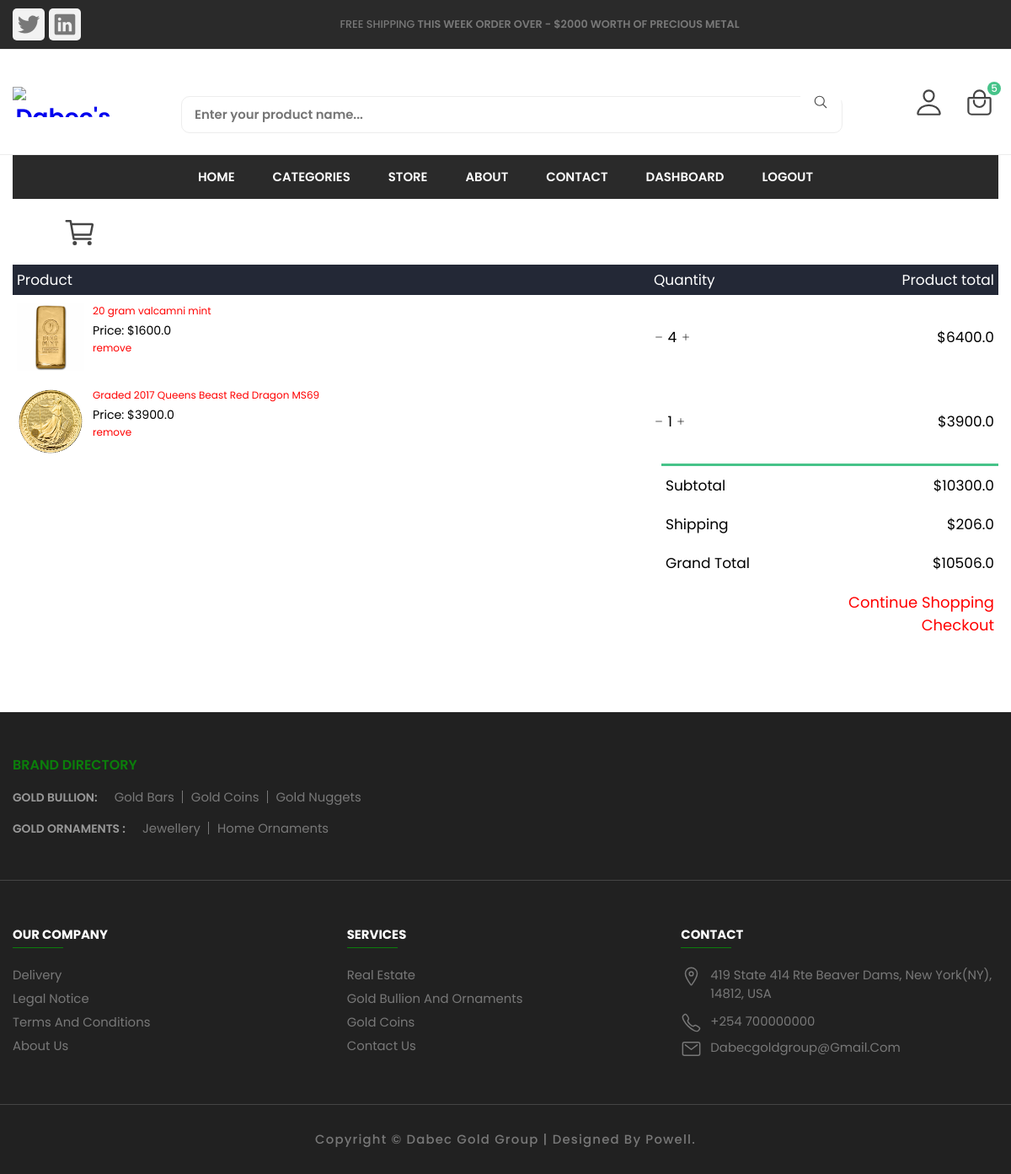
Screenshot of /cart/ (signed in) with the database file from the repository.
### carts/models.py (models this page shows, shortened)
class CartItem(models.Model):
    user = models.ForeignKey(Account, on_delete=models.CASCADE, null=True)
    product = models.ForeignKey(Product, on_delete=models.CASCADE)
    cart = models.ForeignKey(Cart, on_delete=models.CASCADE, null=True)
    quantity = models.IntegerField()
    is_active = models.BooleanField(default=True)
    def sub_total(self):
        return self.product.price * self.quantity

### store/models.py (models this page shows, shortened)
class Product(models.Model):
    product_name = models.CharField(unique=True, max_length=50)
    slug = models.SlugField(max_length=200, unique=True)
    description = models.TextField(max_length=500, blank=True)
    price =  models.FloatField()
    price_original =  models.FloatField(null=True)
    image = models.ImageField(upload_to='photos/products')
    stock = models.IntegerField()
    purity = models.IntegerField()
    is_available = models.BooleanField(default = True)
    home_bar = models.BooleanField(default = False)
    home_coin = models.BooleanField(default = False)
    home_nugget = models.BooleanField(default = False)
    home_ornament = models.BooleanField(default = False)
    affordable = models.BooleanField(default = False)
    top_rated = models.BooleanField(default = False)
    new = models.BooleanField(default = False)
    best_sellers = models.BooleanField(default = False)
    deals = models.BooleanField(default = False)
    category = models.ForeignKey(Category,on_delete=models.CASCADE)
    created_date = models.DateTimeField(auto_now_add=True)
    modified_date = models.DateTimeField(auto_now_add=True)
    def get_url(self):
        return reverse('product_detail', args=[self.category.slug, self.slug])

### carts/views.py (the view)
# urls.py: path('', views.cart, name='cart'),
def cart(request, total=0, quantity=0, cart_items = None):
    try:
        tax = 0
        grand_total = 0
        if request.user.is_authenticated:
            cart_items = CartItem.objects.filter(user=request.user, is_active=True)
        else:
            cart = Cart.objects.get(cart_id=_cart_id(request))
            cart_items = CartItem.objects.filter(cart=cart, is_active=True)
        for cart_item in cart_items:
            total += (cart_item.product.price * cart_item.quantity)
            quantity += cart_item.quantity
        tax = (2 * total)/100
        grand_total = total + tax
    except ObjectDoesNotExist:
        pass
    context = {
        'total':total,
        'quantity':quantity,
        'cart_items':cart_items,
        'tax':tax,
        'grand_total': grand_total
    }
    return render(request, 'store/cart.html', context)

### carts/context_processors.py (called while the page is built)
def counter(request):
    cart_count = 0
    if 'admin' in request.path:
        return {}
    else:
        try:
            cart = Cart.objects.filter(cart_id=_cart_id(request))
            if request.user.is_authenticated:
                cart_items = CartItem.objects.all().filter(user=request.user)
            else:
                cart_items = CartItem.objects.all().filter(cart=cart[:1])
            for cart_item in cart_items:
                cart_count += cart_item.quantity
        except Cart.DoesNotExist:
            cart_count = 0
    return dict(cart_count=cart_count)

### carts/views.py (called while the page is built)
def _cart_id(request):
    cart = request.session.session_key
    if not cart:
        cart = request.session.create()
    return cart

### category/context_processors.py (called while the page is built)
def menu_links(request):
    links = Category.objects.all()
    return dict(links=links)

### templates/store/cart.html (shortened to what this page needs)
{% extends 'base.html' %}
{% block content %}
{% load static %}
<main class="container">
    <h1 class="heading">
      <ion-icon name="cart-outline"></ion-icon>
    </h1>
    <div class="small-container cart-page" style="margin-top: -3px;">
      <table>
          <tr>
              <th>Product</th>
              <th>Quantity</th>
              <th>Product total</th>
          </tr>
          {% for cart_item in cart_items %}
            <tr>
                <td>
                    <div class="cart-info">
                    <a href="{{cart_item.product.get_url }}">
                      <img src="{{ cart_item.product.image.url }}" alt="imagecart">
                    </a>
                        <div>
                            <p>
                              <a href="{{cart_item.product.get_url }}" class="product-name">{{ cart_item.product.product_name }}</a>
                            </p>
                            <small>Price: ${{ cart_item.product.price }}</small>
                            <br>
                            <a class="price1"  href="{% url 'remove_cart_item' cart_item.product.id cart_item.id %}">
                              remove
                            </a>
                        </div>
                    </div>
                </td>
                <td>
                  <span id="quantity">
                    <a href="{% url 'remove_cart' cart_item.product.id cart_item.id %}" style="color: hsl(0, 0%, 13%)">
                      <ion-icon name="remove-outline"></ion-icon>
                    </a>
                  </span>
                  <span id="quantity">
                    {{ cart_item.quantity }}
                  </span>
                  <span id="quantity">
                    <a href="{% url 'add_cart' cart_item.product.id %}" style="color: hsl(0, 0%, 13%)">
                      <ion-icon name="add-outline"></ion-icon>
                    </a>
                  </span>
                </td>
                <td>${{ cart_item.sub_total }}</td>
            </tr>
          {% endfor %}
      </table>
      <div class="total-price">
          <table>
              <tr>
                  <td>Subtotal</td>
                  <td>${{total}}</td>
              </tr>
              <tr>
                  <td>Shipping</td>
                  <td>${{tax}}</td>
              </tr>
              <tr>
                  <td>Grand Total</td>
                  <td>${{ grand_total }}</td>
              </tr>
          </table>
      </div>
      <div class="check-out" class="total-price">
        <table>
          <tr>
            <td>
                <a href="{% url 'store' %}" style="font-size: 18px;" class="btnnow">Continue Shopping</a>
                <a href="{% url 'checkout' %}" style="font-size: 18px;"> Checkout</a>
            </td>
          </tr>
      </table>
      </div>
    </div>
  </main>
{% endblock content %}

### dabec/static/assets/css/style3.css (style rules this page uses)
table { border-collapse: collapse; border-spacing: 0; }
* { box-sizing: border-box; }

### dabec/static/assets/css/style2.css (style rules this page uses)
:root { --onyx: hsl(0, 0%, 25%); --azure: hsl(219, 77%, 60%); --white: hsl(0, 0%, 100%); --platinum: hsl(0, 0%, 91%); --gainsboro: hsl(0, 0%, 90%); --red-salsa: hsl(0, 77%, 60%); --dim-gray: hsl(0, 0%, 39%); --davys-gray: hsl(0, 0%, 30%); --spanish-gray: hsl(0, 0%, 62%); --quick-silver: hsl(0, 0%, 64%); --fs-28: 28px; --fs-24: 24px; --fs-18: 18px; --fs-15: 15px; --fs-14: 14px; --fw-5: 500; --fw-6: 600; --fw-7: 700; --px: 60px; --radius: 5px; }
ion-icon, span { display: inline-block; }
label, img { display: block; }
.heading { font-size: var(--fs-28); font-weight: var(--fw-6); color: var(--onyx); border-bottom: 1px solid var(--gainsboro); padding: 20px var(--px); display: flex; align-items: center; gap: 20px; }
.heading ion-icon { font-size: 40px; }

### dabec/static/assets/css/style-prefix.css (style rules this page uses)
:root { --spanish-gray: hsl(0, 0%, 60%); --sonic-silver: hsl(0, 0%, 47%); --eerie-black: hsl(0, 0%, 13%); --salmon-pink: rgb(11, 126, 11); --sandy-brown: hsl(29, 90%, 65%); --bittersweet: hsl(152, 51%, 52%); --ocean-green: hsl(152, 51%, 52%); --davys-gray: hsl(0, 0%, 33%); --headertop: hsla(0, 0%, 5%, 0.877); --cultured: hsl(0, 0%, 93%); --white: hsl(0, 100%, 100%); --onyx: hsl(0, 0%, 27%); --fs-1: 1.563rem; --fs-2: 1.375rem; --fs-3: 1.25rem; --fs-4: 1.125rem; --fs-5: 1rem; --fs-6: 0.938rem; --fs-7: 0.875rem; --fs-8: 0.813rem; --fs-9: 0.75rem; --fs-10: 0.688rem; --fs-11: 0.625rem; --weight-300: 300; --weight-400: 400; --weight-500: 500; --weight-600: 600; --weight-700: 700; --border-radius-md: 10px; --border-radius-sm: 5px; --transition-timing: 0.2s ease; }
*, *::before, *::after { margin: 0; padding: 0; -webkit-box-sizing: border-box; box-sizing: border-box; }
a { text-decoration: none; }
span { display: inline-block; }
html { font-family: "Poppins", sans-serif; -ms-scroll-chaining: none; overscroll-behavior: contain; }
body { background: var(--white); }
.container { padding: 0 15px; }
@media (min-width: 480px) { :root { --fs-1: 1.875rem; } }
@media (min-width: 768px) { :root { --fs-1: 2.375rem; } }
@media (min-width: 768px) { html { font-size: 17px; } }
@media (min-width: 768px) { .container { max-width: 750px; margin: auto; } }
@media (min-width: 1024px) { :root { --fs-1: 2.625rem; --fs-2: 1.125rem; } }
@media (min-width: 1024px) { .container { max-width: 980px; } }
@media (min-width: 1200px) { .container { max-width: 1200px; } }

### rows the page displays
CartItem: product.image (picture), product.product_name "20 gram valcamni mint", product.price "1600.0", quantity "4", sub_total "6400.0"
CartItem: product.image (picture), product.product_name "Graded 2017 Queens Beast Red Dragon MS69", product.price "3900.0", quantity "1", sub_total "3900.0"

### other values shown
{{ cart_count }} "5"
{{ total }} "10300.0"
{{ tax }} "206.0"
{{ grand_total }} "10506.0"
